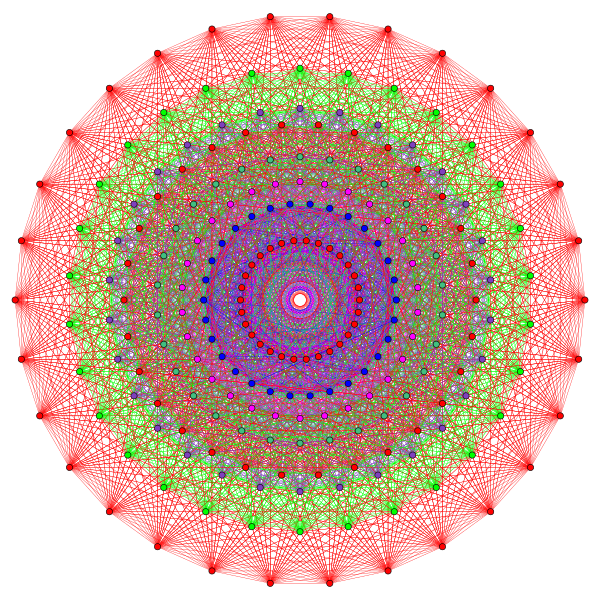

Source code (Python):
#coding = utf-8

# This script draws the figure of the E8 root system projected to its Coxeter plane.
# The main steps are outlined in the comments below.
# A nice explanation of the math behind this script can be found in Humphreys's book
# "Reflection Groups and Coxeter Groups", section 17, chapter 3.
# Casselman has also written a nice expository paper on this topic, see
# https://www.math.ubc.ca/~cass/research/pdf/Element.pdf

import numpy as np
import cairo
from itertools import product, combinations


#--- Step One: generate all roots and edges ---#

# There are 240 roots in the root system.
# Mutiply them by a factor 2 to be handy for computations. 
roots = []

# Roots of the form (+-1,+-1,0,0,0,0,0,0).
# Signs can be chosen independently and the two non-zeros can be anywhere.
for i,j in combinations(range(8),2):
    for x,y in product([-2,2], repeat=2):
        v = np.zeros(8)
        v[i] = x
        v[j] = y
        roots.append(v)
        
# Roots of the form 1/2 * (+-1, +-1, ..., +-1).
# Signs can be chosen indenpendently except that there must be an even numer of -1s.
for v in product([-1,1], repeat=8):
    if sum(v) % 4 == 0:
        roots.append(v)
        
roots = np.array(roots, dtype=int)

# Two roots are connected by an edge if and only if the angle between them is pi/3.
edges = []
for i in range(240):
    for j in range(i+1, 240):
        if np.sum((roots[i]-roots[j])**2) == 8:
            edges.append([i,j])
            

#--- Step Two: compute a basis of the Coxeter plane ---#

# Firstly let's write down explicitly a complete set of simple roots.
# Any choice of the set of simple roots would suffice.
# In the following the simple roots are given by the rows of the matrix "delta"
delta = np.eye(8)
for i in range(5):
    delta[i,i+1] = -1
delta[5,6] = 1
delta[6] = -0.5
delta[7,5] = 1
delta[7,6] = -1
delta[7,7] = 0

# Then the Cartan matrix will be:
cartan = np.dot(delta,delta.transpose())

# The Dynkin graph:
# 1---2---3---4---5---6---7
#                 |
#                 8
# Where label i corresponding to the i-th row of delta.

# Now we split the simple roots into two disjoint sets I and J
# such that the simple roots in I are pairwise orthogonal (as well as the roots in J).
# It's obvious to see how to find such a splitting given the Dynkin graph above:
# I = [1,3,5,7] and J = [2,4,6,8]
# since roots are not connected by an edge if and only if they are orthogonal.
# Then a basis of the Coxeter plane is given by
# u = sum (c[i] * delta[i]) for i in I
# v = sum (c[j] * delta[j]) for j in J
# Where c is the eigenvector corresponding to the maximal eigenvalue of the Cartan matrix.

# The eigenvalues returned by eigh() are in ascending order and the eigenvectors are listed by columns. 
I = [0,2,4,6]
J = [1,3,5,7]
eigenvals,eigenvecs= np.linalg.eigh(cartan)
c = eigenvecs[:,7]
u = np.sum([ c[i]*delta[i] for i in I ], axis=0)
v = np.sum([ c[j]*delta[j] for j in J ], axis=0)

# Gram-Schimdt and normalize to unit vectors.
u /= np.linalg.norm(u)
v = v - np.dot(u,v)*u
v /= np.linalg.norm(v)


#--- Step Three: project to the Coxeter plane ---#

roots_2d = np.zeros((240,2))
modulus = np.zeros(240)
colors = np.zeros((240,3))

def edge_color_map(x):
    if x < 0.6:
        return (1, 0, 0)  
    elif x < 0.8:
        return (0, 0, 1)
    elif x < 1.0:
        return (1, 0, 1)
    elif x < 1.2:
        return (0.25, 0.75, 0.5)
    elif x < 1.5:
        return (1, 0, 0)
    elif x < 1.6:
        return (0.5, 0.25, 0.75)
    elif x < 2.0:
        return (0, 1, 0)
    else:
        return (1, 0, 0)
        
for i in range(240):
    x = np.dot(roots[i],u)
    y = np.dot(roots[i],v)
    roots_2d[i] = [x,y]
    modulus[i] = np.linalg.norm([x,y])
    colors[i] = edge_color_map(modulus[i])

# Set the point size and line width.
size = 0.025
LineWidth = size/10.0
FIGSIZE = 600
surface = cairo.SVGSurface("E8_Root_System.svg", FIGSIZE, FIGSIZE)
cr = cairo.Context(surface)
cr.translate(FIGSIZE/2.0, FIGSIZE/2.0)
cr.scale(FIGSIZE/4.8, FIGSIZE/4.8)
cr.set_source_rgb(1,1,1)
cr.paint()

#draw edges:
for e in edges:
    x = roots_2d[e[0]]
    y = roots_2d[e[1]]
    a, b = x
    c, d = y
    if modulus[e[0]] > modulus[e[1]]:
        color = colors[e[0]]
    else:
        color = colors[e[1]]
    cr.move_to(a,b)
    cr.line_to(c,d)
    cr.set_source_rgb(*color)
    cr.set_line_width(LineWidth)            
    cr.stroke()

#draw vertices:
for i in range(240):
    x,y = roots_2d[i]
    color = colors[i]
    cr.arc(x,y,size,0, 2*np.pi)
    cr.set_source_rgb(*color)
    cr.fill_preserve()
    cr.set_source_rgb(0,0,0)
    cr.set_line_width(size/5)
    cr.stroke()

surface.show_page()
